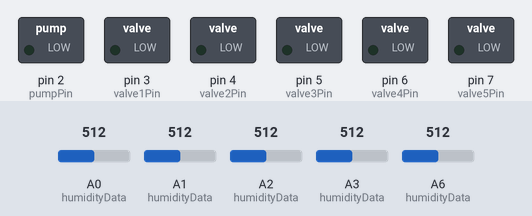
This sketch was run on a simulated Arduino Nano, built with avr-gcc and run on an emulated ATmega328P. On the bench: switched loads named in the sketch (green lamp = pin HIGH). Inputs (shaded band) come from the test bench; at power-on: A1 (humidityData) = 512, A0 (humidityData) = 512, A2 (humidityData) = 512, A3 (humidityData) = 512, A6 (humidityData) = 512. The local clock reads 2024-03-15 10:24:30 at power-on unless the sketch sets it; pins used as bus, display or sensor lines are not drawn.

Above: at 15.8 s.
15.9 s: A1 (humidityData) set to 413
At 25.6 s:
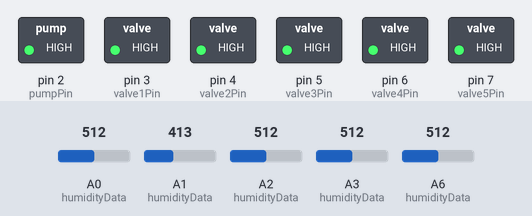
27.1 s: A1 (humidityData) set to 384
At 40.8 s:
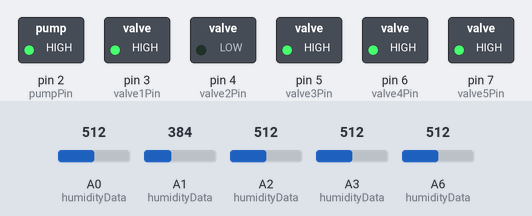
41.1 s: A0 (humidityData) set to 404
55.1 s: A0 (humidityData) set to 380
At 71.4 s:
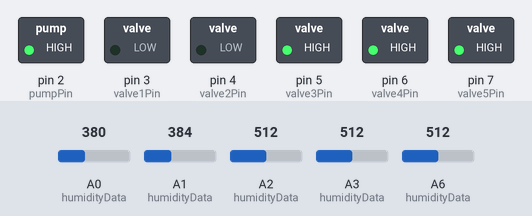
Timing chart, 0 to 76.5 s (numbered marks = the images above; inputs shaded):
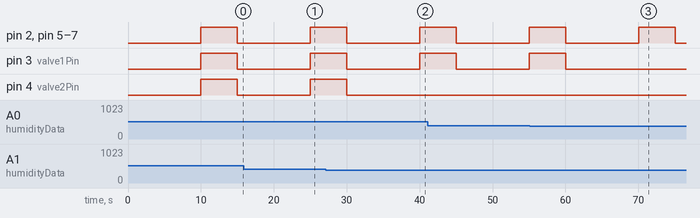

Measured:
- the behaviour switches between 398 and 397 on A1 (humidityData) (found by bisection; images 1 and 2)
- the behaviour switches between 398 and 397 on A0 (humidityData) (found by bisection; images 2 and 3)
- after the input at 27.1 s, pin 4 (valve2Pin): goes on until 30.0 s, then stays LOW
- after the input at 55.1 s, pin 3 (valve1Pin): goes on until 60.0 s, then stays LOW

The sketch:

wateringDebug.ino
```cpp
#include <DS3231.h>
#define pumpPin 2
#define valve1Pin 3
#define valve2Pin 4
#define valve3Pin 5
#define valve4Pin 6
#define valve5Pin 7
#define sensorPower 8

#define humiditySensor1 A0
#define humiditySensor2 A1
#define humiditySensor3 A2
#define humiditySensor4 A3
#define humiditySensor5 A6

// Timing control section
#define delayHour 1000L * 60 * 60  // Watering cycle shutdown delay
int middleOfDayStart = 12; // Define mid -day sleep time diapason
int middleOfDayStop = 15;
int dusk = 0; // Define nightly sleep time diapason
int dawn = 6;
DS3231  rtc(A4, A5); // Init the DS3231 using the hardware interface
Time rtcTime;  //Define structure named rtcTime of the Time-class

int valvePowerPins[] = {valve1Pin, valve2Pin, valve3Pin, valve4Pin, valve5Pin};
int pinCount = 5;

int humidityData[] = {humiditySensor1, humiditySensor2, humiditySensor3, humiditySensor4, humiditySensor5};
int sensorCount = 5;

boolean potsNeedWatering[5];
int potsCount = 5;

void setup() {

  // Serial.begin(9600);

  rtc.begin();

  pinMode(pumpPin, OUTPUT);
  digitalWrite(pumpPin, LOW);

  pinMode(sensorPower, OUTPUT);
  digitalWrite(sensorPower, LOW);

  configurePowerPinMode();
  configureSensorPinMode();

}

void loop() {

  if(isTimeToWater() == true){
  Serial.println("Start Check/Watering");
    moistureLevelChecker();
    potWatering();
  }
  else{
  Serial.println("No need to water");
    delay(delayHour);
  }
}

// Transistor pins status and type declaration

void configurePowerPinMode() {
  for(int i = 0; i < pinCount; i++) {
    pinMode(valvePowerPins[i], OUTPUT);
    digitalWrite(valvePowerPins[i], LOW);
   }
}

// Sensor pins status and type declaration

void configureSensorPinMode() {
  for(int i=0; i < sensorCount; i++) {
    pinMode(humidityData[i],INPUT);
  }
}

boolean isTimeToWater() {

  rtcTime = rtc.getTime(); // get RTC compund data (object)
  int rtcHour = rtcTime.hour;  // extract hour
  // int MySec = MyTime.sec;  // extract seconds
  // int MyMin = MyTime.min;  //extract minutes

  if((rtcHour >= middleOfDayStart) && (rtcHour <= middleOfDayStop) || (rtcHour >= dusk) && (rtcHour <= dawn)) {
    return false;
  }
  return true;
}

// Checks soil moisture level from sensors, maps values to percents and records data to new array in boolean

void moistureLevelChecker() {

  digitalWrite(sensorPower, HIGH);

  for(int i = 0; i < sensorCount; i++) {
    int rawSensorData = analogRead(humidityData[i]);
    Serial.print("Rawdata: ");
    Serial.println(rawSensorData);
    delay(1000);
    int sensorDataInPercent = map(rawSensorData, 1020, 0, 0, 100);
    Serial.print("Mapdata: ");
    Serial.println(sensorDataInPercent);
    delay(1000);

    if(sensorDataInPercent <= 60) {
      potsNeedWatering[i] = true;
    }
    else {
      potsNeedWatering[i] = false;
    }
  }
}

void potWatering() {
  for(int i = 0; i < potsCount; i++) {
    if(potsNeedWatering[i] == true) {
      Serial.print("Engaged valves ");
      Serial.println(valvePowerPins[i]);
      digitalWrite(valvePowerPins[i], HIGH);
    }
  }
  digitalWrite(pumpPin, HIGH);
  delay(5000);
  digitalWrite(pumpPin, LOW);

  for(int i = 0; i < potsCount; i++) {
    digitalWrite(valvePowerPins[i], LOW);
  }
}
```
